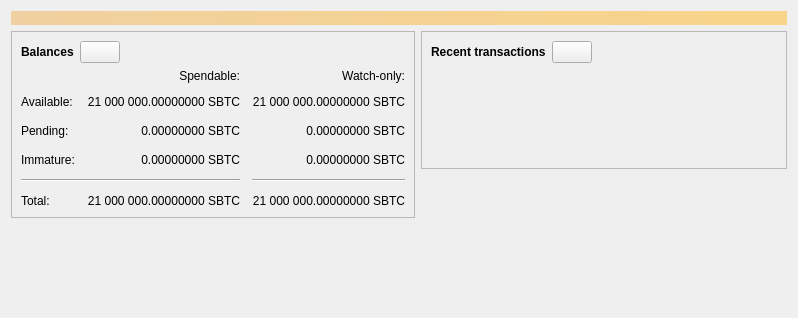
<?xml version="1.0" encoding="UTF-8"?>
<ui version="4.0">
 <class>OverviewPage</class>
 <widget class="QWidget" name="OverviewPage">
  <property name="geometry">
   <rect>
    <x>0</x>
    <y>0</y>
    <width>798</width>
    <height>318</height>
   </rect>
  </property>
  <property name="windowTitle">
   <string>Form</string>
  </property>
  <layout class="QVBoxLayout" name="topLayout">
   <item>
    <widget class="QLabel" name="labelAlerts">
     <property name="visible">
      <bool>false</bool>
     </property>
     <property name="styleSheet">
      <string notr="true">QLabel { background-color: qlineargradient(x1: 0, y1: 0, x2: 1, y2: 0, stop:0 #F0D0A0, stop:1 #F8D488); color:#000000; }</string>
     </property>
     <property name="wordWrap">
      <bool>true</bool>
     </property>
     <property name="margin">
      <number>3</number>
     </property>
     <property name="textInteractionFlags">
      <set>Qt::TextSelectableByMouse</set>
     </property>
    </widget>
   </item>
   <item>
    <layout class="QHBoxLayout" name="horizontalLayout" stretch="1,1">
     <item>
      <layout class="QVBoxLayout" name="verticalLayout_2">
       <item>
        <widget class="QFrame" name="frame">
         <property name="frameShape">
          <enum>QFrame::StyledPanel</enum>
         </property>
         <property name="frameShadow">
          <enum>QFrame::Raised</enum>
         </property>
         <layout class="QVBoxLayout" name="verticalLayout_4">
          <item>
           <layout class="QHBoxLayout" name="horizontalLayout_4">
            <item>
             <widget class="QLabel" name="label_5">
              <property name="font">
               <font>
                <weight>75</weight>
                <bold>true</bold>
               </font>
              </property>
              <property name="text">
               <string>Balances</string>
              </property>
             </widget>
            </item>
            <item>
             <widget class="QPushButton" name="labelWalletStatus">
              <property name="enabled">
               <bool>true</bool>
              </property>
              <property name="maximumSize">
               <size>
                <width>45</width>
                <height>16777215</height>
               </size>
              </property>
              <property name="toolTip">
               <string>The displayed information may be out of date. Your wallet automatically synchronizes with the Bitcoin network after a connection is established, but this process has not completed yet.</string>
              </property>
              <property name="text">
               <string/>
              </property>
              <property name="icon">
               <iconset resource="../bitcoin.qrc">
                <normaloff>:/icons/warning</normaloff>
                <disabledoff>:/icons/warning</disabledoff>:/icons/warning</iconset>
              </property>
              <property name="iconSize">
               <size>
                <width>24</width>
                <height>24</height>
               </size>
              </property>
             </widget>
            </item>
            <item>
             <spacer name="horizontalSpacer_3">
              <property name="orientation">
               <enum>Qt::Horizontal</enum>
              </property>
              <property name="sizeHint" stdset="0">
               <size>
                <width>40</width>
                <height>20</height>
               </size>
              </property>
             </spacer>
            </item>
           </layout>
          </item>
          <item>
           <layout class="QGridLayout" name="gridLayout">
            <property name="spacing">
             <number>12</number>
            </property>
            <item row="2" column="2">
             <widget class="QLabel" name="labelWatchPending">
              <property name="cursor">
               <cursorShape>IBeamCursor</cursorShape>
              </property>
              <property name="toolTip">
               <string>Unconfirmed transactions to watch-only addresses</string>
              </property>
              <property name="text">
               <string notr="true">0.00000000 SBTC</string>
              </property>
              <property name="alignment">
               <set>Qt::AlignRight|Qt::AlignTrailing|Qt::AlignVCenter</set>
              </property>
              <property name="textInteractionFlags">
               <set>Qt::LinksAccessibleByMouse|Qt::TextSelectableByKeyboard|Qt::TextSelectableByMouse</set>
              </property>
             </widget>
            </item>
            <item row="2" column="1">
             <widget class="QLabel" name="labelUnconfirmed">
              <property name="cursor">
               <cursorShape>IBeamCursor</cursorShape>
              </property>
              <property name="toolTip">
               <string>Total of transactions that have yet to be confirmed, and do not yet count toward the spendable balance</string>
              </property>
              <property name="text">
               <string notr="true">0.00000000 SBTC</string>
              </property>
              <property name="alignment">
               <set>Qt::AlignRight|Qt::AlignTrailing|Qt::AlignVCenter</set>
              </property>
              <property name="textInteractionFlags">
               <set>Qt::LinksAccessibleByMouse|Qt::TextSelectableByKeyboard|Qt::TextSelectableByMouse</set>
              </property>
             </widget>
            </item>
            <item row="3" column="2">
             <widget class="QLabel" name="labelWatchImmature">
              <property name="cursor">
               <cursorShape>IBeamCursor</cursorShape>
              </property>
              <property name="toolTip">
               <string>Mined balance in watch-only addresses that has not yet matured</string>
              </property>
              <property name="text">
               <string notr="true">0.00000000 SBTC</string>
              </property>
              <property name="alignment">
               <set>Qt::AlignRight|Qt::AlignTrailing|Qt::AlignVCenter</set>
              </property>
              <property name="textInteractionFlags">
               <set>Qt::LinksAccessibleByMouse|Qt::TextSelectableByKeyboard|Qt::TextSelectableByMouse</set>
              </property>
             </widget>
            </item>
            <item row="4" column="0" colspan="2">
             <widget class="Line" name="line">
              <property name="orientation">
               <enum>Qt::Horizontal</enum>
              </property>
             </widget>
            </item>
            <item row="4" column="2">
             <widget class="Line" name="lineWatchBalance">
              <property name="sizePolicy">
               <sizepolicy hsizetype="Preferred" vsizetype="Fixed">
                <horstretch>0</horstretch>
                <verstretch>0</verstretch>
               </sizepolicy>
              </property>
              <property name="minimumSize">
               <size>
                <width>140</width>
                <height>0</height>
               </size>
              </property>
              <property name="orientation">
               <enum>Qt::Horizontal</enum>
              </property>
             </widget>
            </item>
            <item row="5" column="0">
             <widget class="QLabel" name="labelTotalText">
              <property name="text">
               <string>Total:</string>
              </property>
             </widget>
            </item>
            <item row="3" column="1">
             <widget class="QLabel" name="labelImmature">
              <property name="cursor">
               <cursorShape>IBeamCursor</cursorShape>
              </property>
              <property name="toolTip">
               <string>Mined balance that has not yet matured</string>
              </property>
              <property name="text">
               <string notr="true">0.00000000 SBTC</string>
              </property>
              <property name="alignment">
               <set>Qt::AlignRight|Qt::AlignTrailing|Qt::AlignVCenter</set>
              </property>
              <property name="textInteractionFlags">
               <set>Qt::LinksAccessibleByMouse|Qt::TextSelectableByKeyboard|Qt::TextSelectableByMouse</set>
              </property>
             </widget>
            </item>
            <item row="2" column="3">
             <spacer name="horizontalSpacer_2">
              <property name="orientation">
               <enum>Qt::Horizontal</enum>
              </property>
              <property name="sizeHint" stdset="0">
               <size>
                <width>40</width>
                <height>20</height>
               </size>
              </property>
             </spacer>
            </item>
            <item row="3" column="0">
             <widget class="QLabel" name="labelImmatureText">
              <property name="text">
               <string>Immature:</string>
              </property>
             </widget>
            </item>
            <item row="5" column="1">
             <widget class="QLabel" name="labelTotal">
              <property name="cursor">
               <cursorShape>IBeamCursor</cursorShape>
              </property>
              <property name="toolTip">
               <string>Your current total balance</string>
              </property>
              <property name="text">
               <string notr="true">21 000 000.00000000 SBTC</string>
              </property>
              <property name="alignment">
               <set>Qt::AlignRight|Qt::AlignTrailing|Qt::AlignVCenter</set>
              </property>
              <property name="textInteractionFlags">
               <set>Qt::LinksAccessibleByMouse|Qt::TextSelectableByKeyboard|Qt::TextSelectableByMouse</set>
              </property>
             </widget>
            </item>
            <item row="5" column="2">
             <widget class="QLabel" name="labelWatchTotal">
              <property name="cursor">
               <cursorShape>IBeamCursor</cursorShape>
              </property>
              <property name="toolTip">
               <string>Current total balance in watch-only addresses</string>
              </property>
              <property name="text">
               <string notr="true">21 000 000.00000000 SBTC</string>
              </property>
              <property name="alignment">
               <set>Qt::AlignRight|Qt::AlignTrailing|Qt::AlignVCenter</set>
              </property>
              <property name="textInteractionFlags">
               <set>Qt::LinksAccessibleByMouse|Qt::TextSelectableByKeyboard|Qt::TextSelectableByMouse</set>
              </property>
             </widget>
            </item>
            <item row="0" column="2">
             <widget class="QLabel" name="labelWatchonly">
              <property name="text">
               <string>Watch-only:</string>
              </property>
              <property name="alignment">
               <set>Qt::AlignRight|Qt::AlignTrailing|Qt::AlignVCenter</set>
              </property>
             </widget>
            </item>
            <item row="1" column="0">
             <widget class="QLabel" name="labelBalanceText">
              <property name="text">
               <string>Available:</string>
              </property>
             </widget>
            </item>
            <item row="1" column="1">
             <widget class="QLabel" name="labelBalance">
              <property name="cursor">
               <cursorShape>IBeamCursor</cursorShape>
              </property>
              <property name="toolTip">
               <string>Your current spendable balance</string>
              </property>
              <property name="text">
               <string notr="true">21 000 000.00000000 SBTC</string>
              </property>
              <property name="alignment">
               <set>Qt::AlignRight|Qt::AlignTrailing|Qt::AlignVCenter</set>
              </property>
              <property name="textInteractionFlags">
               <set>Qt::LinksAccessibleByMouse|Qt::TextSelectableByKeyboard|Qt::TextSelectableByMouse</set>
              </property>
             </widget>
            </item>
            <item row="1" column="2">
             <widget class="QLabel" name="labelWatchAvailable">
              <property name="cursor">
               <cursorShape>IBeamCursor</cursorShape>
              </property>
              <property name="toolTip">
               <string>Your current balance in watch-only addresses</string>
              </property>
              <property name="text">
               <string notr="true">21 000 000.00000000 SBTC</string>
              </property>
              <property name="alignment">
               <set>Qt::AlignRight|Qt::AlignTrailing|Qt::AlignVCenter</set>
              </property>
              <property name="textInteractionFlags">
               <set>Qt::LinksAccessibleByMouse|Qt::TextSelectableByKeyboard|Qt::TextSelectableByMouse</set>
              </property>
             </widget>
            </item>
            <item row="2" column="0">
             <widget class="QLabel" name="labelPendingText">
              <property name="text">
               <string>Pending:</string>
              </property>
             </widget>
            </item>
            <item row="0" column="1">
             <widget class="QLabel" name="labelSpendable">
              <property name="text">
               <string>Spendable:</string>
              </property>
              <property name="alignment">
               <set>Qt::AlignRight|Qt::AlignTrailing|Qt::AlignVCenter</set>
              </property>
             </widget>
            </item>
           </layout>
          </item>
         </layout>
        </widget>
       </item>
       <item>
        <spacer name="verticalSpacer">
         <property name="orientation">
          <enum>Qt::Vertical</enum>
         </property>
         <property name="sizeHint" stdset="0">
          <size>
           <width>20</width>
           <height>40</height>
          </size>
         </property>
        </spacer>
       </item>
      </layout>
     </item>
     <item>
      <layout class="QVBoxLayout" name="verticalLayout_3">
       <item>
        <widget class="QFrame" name="frame_2">
         <property name="frameShape">
          <enum>QFrame::StyledPanel</enum>
         </property>
         <property name="frameShadow">
          <enum>QFrame::Raised</enum>
         </property>
         <layout class="QVBoxLayout" name="verticalLayout">
          <item>
           <layout class="QHBoxLayout" name="horizontalLayout_2">
            <item>
             <widget class="QLabel" name="label_4">
              <property name="font">
               <font>
                <weight>75</weight>
                <bold>true</bold>
               </font>
              </property>
              <property name="text">
               <string>Recent transactions</string>
              </property>
             </widget>
            </item>
            <item>
             <widget class="QPushButton" name="labelTransactionsStatus">
              <property name="enabled">
               <bool>true</bool>
              </property>
              <property name="maximumSize">
               <size>
                <width>45</width>
                <height>16777215</height>
               </size>
              </property>
              <property name="toolTip">
               <string>The displayed information may be out of date. Your wallet automatically synchronizes with the Bitcoin network after a connection is established, but this process has not completed yet.</string>
              </property>
              <property name="text">
               <string/>
              </property>
              <property name="icon">
               <iconset resource="../bitcoin.qrc">
                <normaloff>:/icons/warning</normaloff>
                <disabledoff>:/icons/warning</disabledoff>:/icons/warning</iconset>
              </property>
              <property name="iconSize">
               <size>
                <width>24</width>
                <height>24</height>
               </size>
              </property>
             </widget>
            </item>
            <item>
             <spacer name="horizontalSpacer">
              <property name="orientation">
               <enum>Qt::Horizontal</enum>
              </property>
              <property name="sizeHint" stdset="0">
               <size>
                <width>40</width>
                <height>20</height>
               </size>
              </property>
             </spacer>
            </item>
           </layout>
          </item>
          <item>
           <widget class="TransactionOverviewWidget" name="listTransactions">
            <property name="styleSheet">
             <string notr="true">QListView { background: transparent; }</string>
            </property>
            <property name="frameShape">
             <enum>QFrame::NoFrame</enum>
            </property>
            <property name="verticalScrollBarPolicy">
             <enum>Qt::ScrollBarAlwaysOff</enum>
            </property>
            <property name="horizontalScrollBarPolicy">
             <enum>Qt::ScrollBarAlwaysOff</enum>
            </property>
            <property name="sizeAdjustPolicy">
             <enum>QAbstractScrollArea::AdjustToContents</enum>
            </property>
            <property name="selectionMode">
             <enum>QAbstractItemView::NoSelection</enum>
            </property>
            <property name="uniformItemSizes">
             <bool>true</bool>
            </property>
           </widget>
          </item>
         </layout>
        </widget>
       </item>
       <item>
        <spacer name="verticalSpacer_2">
         <property name="orientation">
          <enum>Qt::Vertical</enum>
         </property>
         <property name="sizeHint" stdset="0">
          <size>
           <width>20</width>
           <height>40</height>
          </size>
         </property>
        </spacer>
       </item>
      </layout>
     </item>
    </layout>
   </item>
  </layout>
 </widget>
 <customwidgets>
  <customwidget>
   <class>TransactionOverviewWidget</class>
   <extends>QListView</extends>
   <header>qt/transactionoverviewwidget.h</header>
  </customwidget>
 </customwidgets>
 <resources/>
 <connections/>
</ui>
